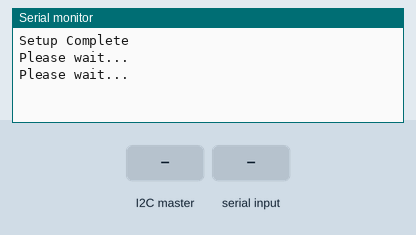
This sketch was run on a simulated Arduino Uno, built with avr-gcc and run on an emulated ATmega328P. On the bench: the last lines printed to the serial monitor. Inputs (shaded band) come from the test bench. EEPROM starts erased.

Above: at 1.2 s.
1.3 s: the I2C master sends the byte 0
At 1.9 s:
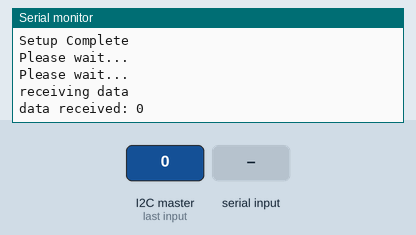
2.8 s: "1,90\n" received over the second serial link
At 5.6 s:
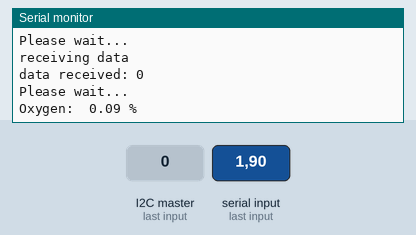
5.8 s: the I2C master sends the byte 1
At 6.8 s:
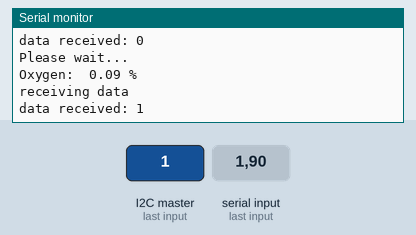
8.5 s: "90,45,200\n" received over the second serial link
10.6 s: "30,150,10\n" received over the second serial link
At 11.7 s:
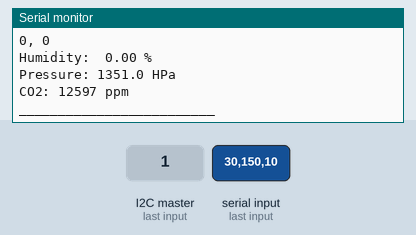

Measured:
- after the input at 1.3 s, the serial monitor: prints a new line at once (image 1)
- after the input at 2.8 s, the serial monitor: prints a new line after 2.2 s (image 2)
- after the input at 5.8 s, the serial monitor: prints a new line at once (image 3)
- after the input at 10.6 s, the serial monitor: prints a new line after 0.54 s (image 4)

The sketch:

integrated_sensors.ino
```cpp
#include "SoftwareSerial.h"
#include "string.h"
#include <EEPROM.h>
#include <Wire.h>

SoftwareSerial K_30_Serial(11,12);  //Sets up a virtual serial port
                                    //Using pin 12 for Rx and pin 13 for Tx
SoftwareSerial O2_Serial(8,9); //Software Serial port with pin 8 as Rx
                            //and pin 9 as Tx

#define DATA_MASK 0b11111000
#define max_index 10
#define SIZE 100
#define strsize 10
#define maxval 6
//Setup is all good
#define SLAVE_ADDRESS 10

#define VIRTUAL_VCC 3
#define VIRTUAL_GND 4

typedef unsigned char   BYTE;
int send_index;
int send_length;
BYTE recieved_cmd;

byte send_bytes[max_index];
BYTE send_val;
int transmission_size = 6;

byte readCO2[] = {0xFE, 0X44, 0X00, 0X08, 0X02, 0X9F, 0X25};  //Command packet to read Co2 (see app note)
byte response[] = {0,0,0,0,0,0,0};  //create an array to store the response

//multiplier for value. default is 1. set to 3 for K-30 3% and 10 for K-33 ICB
int valMultiplier = 1;
char response_O2 [SIZE];
char value[maxval];
int count = 0;

char O2_string[strsize];
char temperature_string[strsize];
char humidity_string[strsize];
char pressure_string[strsize];
char CO2_string[strsize];

String  O2;
String  temperature;
String  humidity;
String  pressure;
String  CO2;

//typedef struct{
//    uint16_t data;
//    int index;
//}index_dat_link;

typedef struct{
    byte action;
    byte procedure;
    byte priority;
    byte dataFlags;
    byte s_O2;
    byte s_humidity;
    byte s_tempL;
    byte s_tempH;
    byte s_pressL;
    byte s_pressH;
    byte s_CO2L;
    byte s_CO2H;
}send_data;

send_data u_send_data;


void setup()
{

    //pinMode(A0, INPUT_PULLUP);
    //Initial setup
    pinMode(VIRTUAL_VCC, OUTPUT);
    digitalWrite(VIRTUAL_VCC, HIGH);
    pinMode(VIRTUAL_GND, OUTPUT);
    digitalWrite(VIRTUAL_GND, LOW);
    pinMode(A3, INPUT);

    count = 0;
    Serial.begin(9600);
    O2_Serial.begin(9600);
    K_30_Serial.begin(9600);    //Opens the virtual serial port with a baud of 9600

    Wire.begin(SLAVE_ADDRESS); // initialize i2c as slave

    /* define callbacks for i2c communication*/
    Wire.onReceive(receiveData);
    Wire.onRequest(sendData);
    send_index = 0; //Initialize the index for I2C sending strings
    send_length = 0; //Initialize length of I2C send string
    recieved_cmd = byte(0); //initialized the I2C recieved cmd byte
    u_send_data.action = 0;
    u_send_data.procedure = 0;
    u_send_data.priority = 0;
    u_send_data.dataFlags = DATA_MASK;
    Serial.println("Setup Complete");
}

void loop(){
    if( count > 2){
        //Serial.print("Input:\t");
        //Serial.println(analogRead(A0)*5.0/1023);
        poll_all();
        count += 1;
        if(count > 3){
            //EEPROM_readall(4);
        }
    }
    else{
        Serial.println("Please wait...");
        count += 1;
        delay(1000);
    }

}
void sendRequest(byte packet[])
{
  while(!K_30_Serial.available())  //keep sending request until we start to get a response
  {
    K_30_Serial.write(readCO2,7);
    delay(50);
  }

  int timeout=0;  //set a timeoute counter
  while(K_30_Serial.available() < 7 ) //Wait to get a 7 byte response
  {
    timeout++;
    if(timeout > 10)    //if it takes to long there was probably an error
      {
        while(K_30_Serial.available())  //flush whatever we have
          K_30_Serial.read();

          break;                        //exit and try again
      }
      delay(50);
  }

  for (int i=0; i < 7; i++)
  {
    response[i] = K_30_Serial.read();
  }
}

unsigned long getValue(byte packet[])
{
    int high = packet[3];                        //high byte for value is 4th byte in packet in the packet
    int low = packet[4];                         //low byte for value is 5th byte in the packet


    unsigned long val = high*256 + low;                //Combine high byte and low byte with this formula to get value
    return val* valMultiplier;
}


void poll_all(void){
    O2_Serial.listen();

    get_O2();
    Serial.print("Oxygen: ");
    Serial.print(O2_string);
    Serial.print(" % \n");
    EEPROMstore(0, O2_string, strsize);
    O2 = String(O2_string);
    u_send_data.s_O2 = (int(atof(O2_string)))& 0xFF;

    get_Temp();
    Serial.print("Temperature: ");
    Serial.print(temperature_string);
    Serial.print(" C \n");
    EEPROMstore(1, temperature_string, strsize);
    temperature = String(temperature_string);
    u_send_data.s_tempH = (int(atoi(temperature_string))>>8)& 0xFF;
    u_send_data.s_tempL = (int(atoi(temperature_string)))& 0xFF;
    Serial.print(u_send_data.s_tempH);
    Serial.print(", ");
    Serial.println(u_send_data.s_tempL);

    get_Humidity();
    Serial.print("Humidity: ");
    Serial.print(humidity_string);
    Serial.print(" % \n");
    EEPROMstore(2, humidity_string, strsize);
    humidity = String(humidity_string);
    u_send_data.s_humidity = (int(atof(humidity_string)))& 0xFF;


    get_Pressure();
    Serial.print("Pressure: ");
    Serial.print(pressure_string);
    Serial.print(" HPa \n");
    EEPROMstore(3, pressure_string, strsize);
    pressure = String(pressure_string);
    u_send_data.s_pressH = (int(atof(pressure_string))>>8)& 0xFF;
    u_send_data.s_pressL = (int(atof(pressure_string)))& 0xFF;

         K_30_Serial.listen();
         delay(2000);
         sendRequest(readCO2);
         unsigned long valCO2 = getValue(response);
         dtostrf(valCO2,3,0,CO2_string);
         Serial.print("CO2: ");
         Serial.print(CO2_string);
         Serial.print(" ppm \n");
         EEPROMstore(4, CO2_string, strsize);
         CO2 = String(CO2_string);
         u_send_data.s_CO2H = (int(atof(CO2_string))>>8)& 0xFF;
         u_send_data.s_CO2L = (int(atof(CO2_string)))& 0xFF;
    Serial.println("_________________________");

    delay(1000);
}

void get_O2(void){
    float O2_percentage;
    char* buffer;
        sendchar('Z'); //O2 gas: 20030 -> 20.030 % , or 200300 ppm

    delay(2000);
    return_char();
    buffer=printbytes(response_O2);
    O2_percentage = atof(buffer)/1000;
    dtostrf(O2_percentage,5,2,O2_string);
}

void get_Temp(void){
    float temperature_celsius;
    char* buffer;

        sendchar('T'); //Temperature: 01255 -> 25.5 degrees celcius

    delay(2000);
    return_char();
    buffer=byte_temp(response_O2);
    temperature_celsius = int(atof(buffer)/1000);
    dtostrf(temperature_celsius,5,2,temperature_string);
}
void get_Humidity(void){
    float humidity_percentage;
    char* buffer;

        sendchar('H'); //Relative humidity in tenths of percent
                        // 00427 -> 42.7 %  (double check)

    delay(2000);
    return_char();
    buffer=printbytes(response_O2);
    humidity_percentage = atof(buffer)/10;
    dtostrf(humidity_percentage, 5, 2, humidity_string);
}

//void get_Pressure(void){
//    float pressure_kpa;
//    char* buffer;
//
//       sendchar('B'); //Pressure: 01011 -> 101.1 kpa
//
//    delay(2000);
//    return_char();
//    buffer=printbytes(response_O2);
//    pressure_kpa = atof(buffer)/10;
//    dtostrf(pressure_kpa, 5,1,pressure_string);
//
//}

void get_Pressure(void) {
  int rawValue = analogRead(A3);
  float Vout = rawValue * (5.0/1023.0); //converting value read from arduino to volts (Vin/max number on A/D scale (1023 in this case))

  float hPa_pressure = (((Vout/5.0)+0.04)/0.004) * 10;
  dtostrf((int)hPa_pressure, 5,1,pressure_string);
}

void sendchar(char letter){
    O2_Serial.println(letter); //USE for carriage return and line feed in addition to letter
}


void return_char(void){
    int index = 0;
    int i =0;
    /*
    Serial.print("Number of Bytes available:");
    Serial.print(O2_Serial.available());
    Serial.print("\n");
    */
    while(O2_Serial.available()>0){
        response_O2 [i++] = O2_Serial.read();
    }

}

char* printbytes(char bytes[]){

        for(int j = 2; j < 7; j++){
            value[j-2] = bytes [j];
        }
    return value;
}

char* byte_temp(char bytes[]){
    for(int i = 4; i < 7; i++){
        value[i-4] = bytes [i];
    }
    return value;
}

bool EEPROMstore(int t, char str[], int size){
    for (int i = size*t; i < size*(t+1); i++){
        EEPROM.write(i, str[i-size*t]);
        //Serial.print("EEPROM written to address:\t");
        //Serial.println(i);
    }
    return true;
}

bool EEPROM_readall(int t){
    int value;
    for(int l = 0; l <= t; l++){
        switch(l){
            case 0:
                Serial.print("O2: ");
                break;
            case 1:
                Serial.print("Temperature: ");
                break;
            case 2:
                Serial.print("Humidity: ");
                break;
            case 3:
                Serial.print("Pressure: ");
                break;
            case 4:
                Serial.print("CO2: ");
        }
        for (int i = strsize*l; i < strsize*(l+1); i++){
            value = EEPROM.read(i);
            Serial.print(char(value));
        }
        switch(l){
            case 0:
                Serial.println("%");
                break;
            case 1:
                Serial.println("C");
                break;
            case 2:
                Serial.println("%");
                break;
            case 3:
                Serial.println("Kpa");
                break;
            case 4:
                Serial.print("ppm");
        }
    Serial.println();
    Serial.println("_____________________");
    delay(500);
    }
}


String format_for_transmission(String input, int size){
    String i = input;
    int val = i.length();

    while(val < size){
        i = "0"+i ;
        val = i.length();
    }

    if(val > size){
        i = "ERROR:" + i;
    }
    return i;
}

void receiveData(int byteCount)
{
    Serial.println("receiving data");
    while(Wire.available())
    {
        recieved_cmd = Wire.read();
        Serial.print("data received: ");
        Serial.println(recieved_cmd);
    }
}

// callback for sending data
void sendData()
{
    Wire.write((byte *) &u_send_data, sizeof(u_send_data));
    //for(int i =0; i< max_index; i++){
    //    Serial.println(send_bytes[i]);
    //}
}
```
